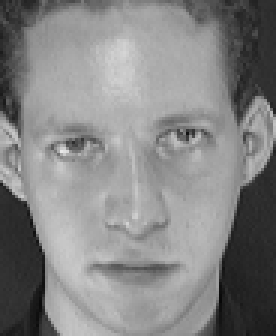
#> input picture orl_faces/s01/03.pgm, 92 x 112 px, found by its file name (shown 3 times larger); its folder holds 2 pictures in this run
$ python classifier.py   (older library calls are emulated)
#> lines starting #> are read from the running program, lines starting #| are printed output that depends on the picture
### solution/pre_processing.py
from PIL import Image

# Resize image
def resize_image(image, ratio):
#> called with ratio = 0.5
  size = (int(ratio * image.size[0]), int(ratio * image.size[1]))
#> size = (46, 56)
  return image.resize(size, Image.ANTIALIAS)
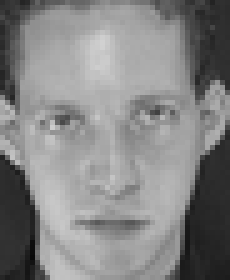
#> returned value: PIL image 46x56 L (shown 5 times larger); min 8, max 209, mean 132.6


# Quantize image
def quantize_image(image, n_bits):
  num_colors = 2 ** n_bits
  return image.quantize(num_colors)

### solution/classifier.py
import math
import os
import sys
from PIL import Image
import pre_processing
from ncdC import Ncd
from nccdC import Nccd
import random

def getDataset(dataset, preprocessing):

    prepDataset = []
    files = os.listdir(dataset)

    counter = 0
    for f in files:

        fullPath = os.path.join(dataset, f)

        if os.path.isdir(fullPath):
            prepDataset.append([])

            for photo in os.listdir(fullPath):

                photoPath = os.path.join(fullPath, photo)
                if preprocessing == "noPrep":
                    prepDataset[counter].append(photoPath)
                elif preprocessing["prep"] == "resize":
                    prepDataset[counter].append(pre_processing.resize_image(Image.open(photoPath), preprocessing["ratio"] ))
                elif preprocessing["prep"] == "quantization":
                    prepDataset[counter].append(pre_processing.quantize_image(Image.open(photoPath), preprocessing["n_bits"] ) )
                else:
                    print("Invalid preprocessing step!")
                    sys.exit(1)

            counter += 1
#> counter = 1

    return prepDataset

def getClassifier(properties):

    if properties["classifier"] == "ncd":
        return Ncd(properties["compressor"])

    if properties["classifier"] == "nccd":
        return Nccd(properties["ctx"])

def getError(classifications):
    errors = 0
    for i in range(len(classifications)):
        for j in range(len(classifications[i])):
            if i != classifications[i][j]:
                errors += 1

    return errors/(len(classifications) * len(classifications[0]))


dataset = "orl_faces"

preprocessing = [ { "prep" : "resize", "ratio": 0.5}, { "prep" : "resize", "ratio": 0.2} ]#, {"prep" : "quantization", "n_bits" : 2} ]

classifiers = [{"classifier": "nccd", "ctx" : "ctx1" }, {"classifier": "ncd", "compressor" : "gzip" }, {"classifier": "ncd", "compressor" : "bzip2" }]

allErrors = []

for p in range(len(preprocessing)):
    prepDataset = getDataset(dataset, preprocessing[p])

    leap = math.floor(len(prepDataset[0])/5)

    allErrors.append([])

    for c in range(len(classifiers)):

        if(classifiers[c]["classifier"] == "ncd"):
            print("Classifing using ", classifiers[c]["classifier"], " with compressor ", classifiers[c]["compressor"],
            "\nand Preprocessing ", preprocessing[p]["prep"], " with ratio ", preprocessing[p]["ratio"])

        elif(classifiers[c]["classifier"] == "nccd"):
            print("Classifing using ", classifiers[c]["classifier"], " with compressor ", classifiers[c]["ctx"],
            "\nand Preprocessing ", preprocessing[p]["prep"], " with ratio ", preprocessing[p]["ratio"])
            prepDataset = getDataset(dataset, "noPrep")


#> (the run stopped early here; a loop or call above may not have finished)

$ run again, on orl_faces/s02/02.pgm
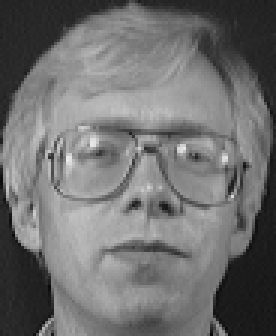
#> input picture orl_faces/s02/02.pgm, 92 x 112 px, found by its file name (shown 3 times larger)
#> size = (46, 56)
#> in resize_image, `return image.resize(size, Image.ANTIALIAS)`:
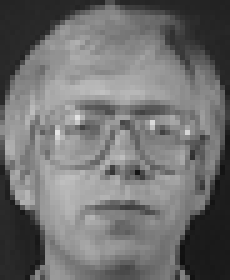
#> returned value: PIL image 46x56 L (shown 5 times larger); min 15, max 228, mean 111.7
#> counter = 1

$ run again, on orl_faces/s01/09.pgm
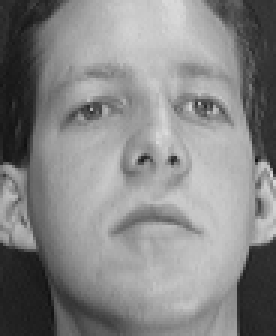
#> input picture orl_faces/s01/09.pgm, 92 x 112 px, found by its file name (shown 3 times larger)
#> size = (46, 56)
#> in resize_image, `return image.resize(size, Image.ANTIALIAS)`:
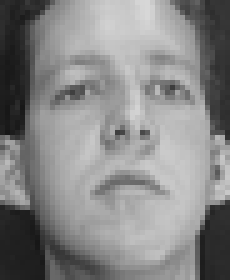
#> returned value: PIL image 46x56 L (shown 5 times larger); min 22, max 215, mean 134.3
